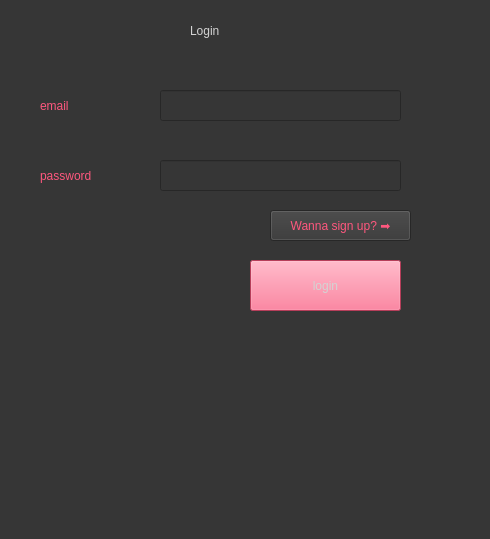
<?xml version="1.0" encoding="UTF-8"?>
<ui version="4.0">
 <class>MainWindow</class>
 <widget class="QMainWindow" name="MainWindow">
  <property name="geometry">
   <rect>
    <x>0</x>
    <y>0</y>
    <width>490</width>
    <height>539</height>
   </rect>
  </property>
  <property name="windowTitle">
   <string>MainWindow</string>
  </property>
  <property name="styleSheet">
   <string notr="true">background-color: rgb(54, 54, 54);</string>
  </property>
  <widget class="QWidget" name="Login">
   <widget class="QLabel" name="label">
    <property name="geometry">
     <rect>
      <x>190</x>
      <y>0</y>
      <width>91</width>
      <height>61</height>
     </rect>
    </property>
    <property name="styleSheet">
     <string notr="true">color: rgb(211, 211, 211);
font: 28pt &quot;Comic Sans MS&quot;;</string>
    </property>
    <property name="text">
     <string>Login</string>
    </property>
   </widget>
   <widget class="QLabel" name="label_2">
    <property name="geometry">
     <rect>
      <x>40</x>
      <y>90</y>
      <width>71</width>
      <height>31</height>
     </rect>
    </property>
    <property name="styleSheet">
     <string notr="true">font: 15pt &quot;Comic Sans MS&quot;;
color: rgb(255, 87, 126);
</string>
    </property>
    <property name="text">
     <string>email</string>
    </property>
   </widget>
   <widget class="QLineEdit" name="email">
    <property name="geometry">
     <rect>
      <x>160</x>
      <y>90</y>
      <width>241</width>
      <height>31</height>
     </rect>
    </property>
    <property name="styleSheet">
     <string notr="true">color: rgb(211, 211, 211);</string>
    </property>
   </widget>
   <widget class="QLineEdit" name="password">
    <property name="geometry">
     <rect>
      <x>160</x>
      <y>160</y>
      <width>241</width>
      <height>31</height>
     </rect>
    </property>
    <property name="styleSheet">
     <string notr="true">color: rgb(211, 211, 211);</string>
    </property>
   </widget>
   <widget class="QLabel" name="label_3">
    <property name="geometry">
     <rect>
      <x>40</x>
      <y>160</y>
      <width>101</width>
      <height>31</height>
     </rect>
    </property>
    <property name="styleSheet">
     <string notr="true">font: 15pt &quot;Comic Sans MS&quot;;
color: rgb(255, 87, 126);
</string>
    </property>
    <property name="text">
     <string>password</string>
    </property>
   </widget>
   <widget class="QPushButton" name="loginbutton">
    <property name="geometry">
     <rect>
      <x>250</x>
      <y>260</y>
      <width>151</width>
      <height>51</height>
     </rect>
    </property>
    <property name="styleSheet">
     <string notr="true">color: rgb(211,211,211);
background-color: rgb(255, 87, 126);
font: 20pt &quot;Comic Sans MS&quot;;</string>
    </property>
    <property name="text">
     <string>login</string>
    </property>
   </widget>
   <widget class="QPushButton" name="signup">
    <property name="geometry">
     <rect>
      <x>270</x>
      <y>210</y>
      <width>141</width>
      <height>31</height>
     </rect>
    </property>
    <property name="styleSheet">
     <string notr="true">color: rgb(255, 87, 126);
font: 12pt &quot;Comic Sans MS&quot;;</string>
    </property>
    <property name="text">
     <string>Wanna sign up? ➡️</string>
    </property>
   </widget>
  </widget>
  <widget class="QMenuBar" name="menubar">
   <property name="geometry">
    <rect>
     <x>0</x>
     <y>0</y>
     <width>490</width>
     <height>21</height>
    </rect>
   </property>
  </widget>
  <widget class="QStatusBar" name="statusbar"/>
 </widget>
 <resources/>
 <connections/>
</ui>
